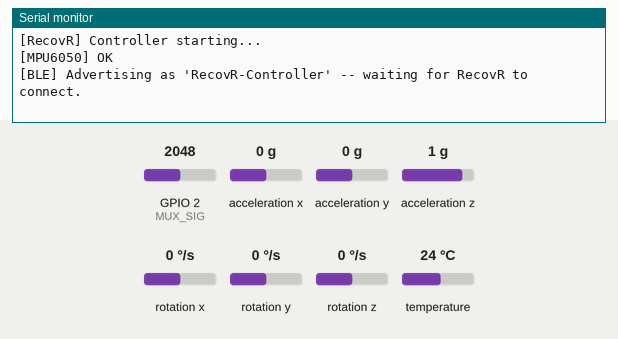
Bench run of a sketch on a simulated Seeed XIAO ESP32-C3. Shown: the last lines printed to the serial monitor. The test bench sets the inputs (shaded band); at power-on: acceleration x 0 g, GPIO 2 (MUX_SIG) = 2048, acceleration y 0 g, acceleration z 1 g, rotation x 0 °/s, rotation y 0 °/s, rotation z 0 °/s, temperature 24 °C (analog values on the 0–4095 scale). Nothing arrives over Bluetooth unless stated; a phone connects over Bluetooth LE 3 s after start.

Above: at 1.7 s.
1.8 s: acceleration x set to -1.4 g
At 3.0 s:
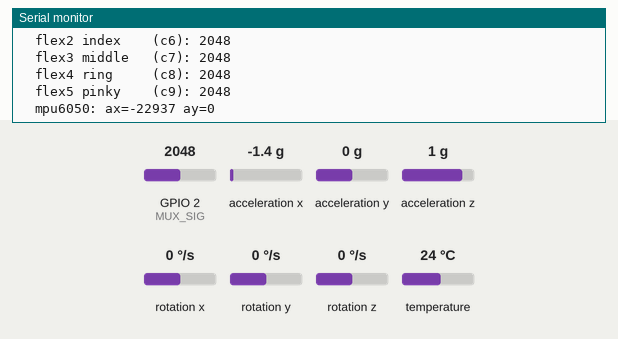
3.5 s: GPIO 2 (MUX_SIG) set to 2866
At 3.86 s:
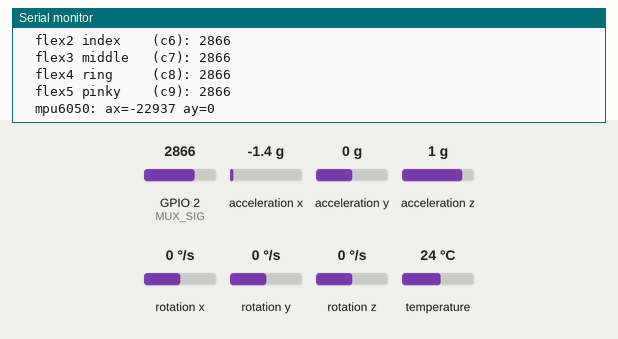
5.0 s: acceleration y set to -1.4 g
At 5.26 s:
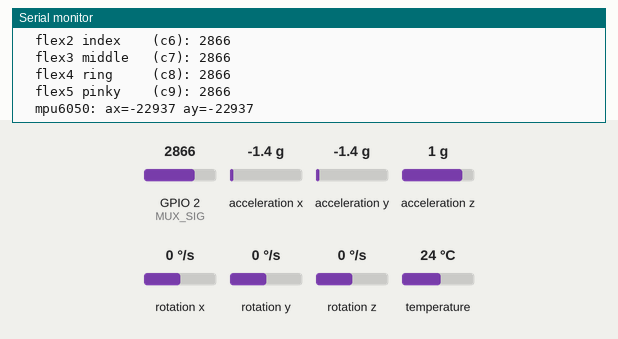
6.5 s: GPIO 2 (MUX_SIG) set to 3972
At 6.67 s:
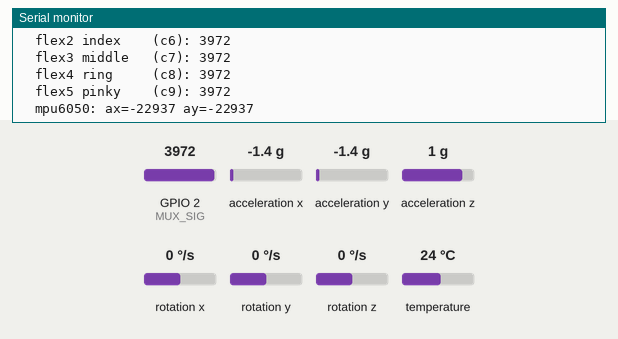
8.0 s: acceleration x set to -0.8 g
At 8.27 s:
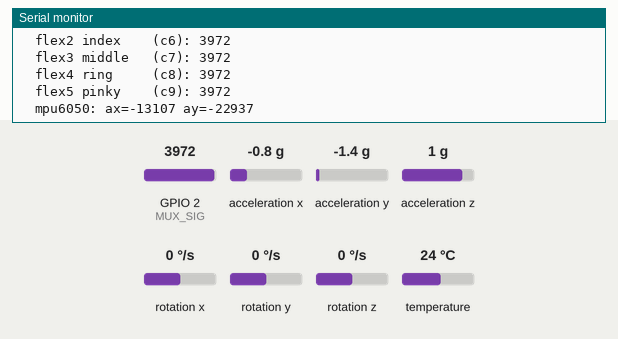
Timing chart, 0 to 10.5 s (numbered marks = the images above; inputs shaded):
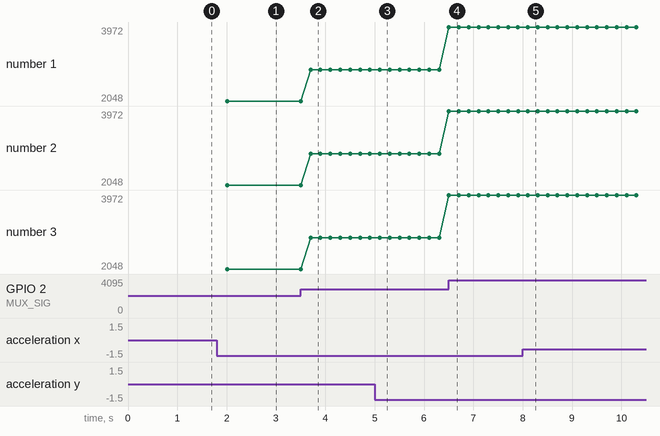

The sketch:

recovr_controller.ino
```cpp
// =============================================================================
// RecovR Wireless Controller -- Seeed Studio XIAO-ESP32 C3
// =============================================================================
//
// Arduino IDE setup:
//   Boards Manager : "esp32" by Espressif Systems
//   Board          : XIAO_ESP32C3
//   Upload speed   : 921600      Serial monitor: 115200
//
// Hardware:
//   CD74HC4067 MUX
//     SIG -> D0  (GPIO2, ADC)
//     S0  -> D1  (GPIO3)
//     S1  -> D2  (GPIO4)
//     S2  -> D3  (GPIO5)
//     S3  -> D6  (GPIO21)
//     EN  -> GND (always enabled)
//   FSR402      -> MUX channel C4
//   MPU6050     -> I2C  SDA=D4(GPIO6)  SCL=D5(GPIO7)
//   No push button is wired -- the "buttons" byte in the BLE packet below
//   is always sent as 0 (kept so the packet layout/size never changes).
//
//   5-finger flex glove -- WIRING (which channel reads which finger depends
//   on which physical glove is plugged in -- see GLOVE_RIGHT_HAND below):
//     Left-hand glove  (GLOVE_RIGHT_HAND 0, default): flex1 Thumb = C5 ...
//       flex5 Pinky = C9 (channel number == flex index + 4).
//     Right-hand glove (GLOVE_RIGHT_HAND 1): mirrored -- flex1 Thumb = C9 ...
//       flex5 Pinky = C5 (channel number == 9 - (flex index - 1)).
//   Used independently by Tile Rush and Whack-a-Mole (state["finger_flex"],
//   5 separate channels). Plant the Garden uses only the Thumb channel (C5)
//   as its legacy "Finger Flexion" reading (state["tilt_y"]) -- same
//   physical sensor, not a second one. Steady Aim (Wrist Rotation only) and
//   Purrfect Feast (Grip + Wrist only) use no flex sensor, per
//   scenes/therapist_dashboard.py's MULTI_SENSOR_CALIBRATION.
//
// BLE Packet (19 bytes, little-endian, 50 Hz) -- must match
// sensors/ble_receiver.py PACKET_FORMAT "<HHHHHHHBhh". Field NAMES/ORDER
// never change with GLOVE_RIGHT_HAND -- only which physical channel each
// one is actually read from does (channel shown below is the left-hand/
// default wiring; see GLOVE_RIGHT_HAND above for the right-hand mapping):
//   [0-1]   uint16  grip_raw        FSR ADC value  (C4)    0-4095
//   [2-3]   uint16  flex_raw        Flex ADC (legacy, C5)  0-4095
//   [4-5]   uint16  flex_thumb_raw  Thumb Flex ADC  (C5)   0-4095
//   [6-7]   uint16  flex_index_raw  Index Flex ADC  (C6)   0-4095
//   [8-9]   uint16  flex_middle_raw Middle Flex ADC (C7)   0-4095
//   [10-11] uint16  flex_ring_raw   Ring Flex ADC   (C8)   0-4095
//   [12-13] uint16  flex_pinky_raw  Pinky Flex ADC  (C9)   0-4095
//   [14]    uint8   buttons         bit0 = push button (1=pressed)
//   [15-16] int16   accel_x         MPU6050 accel X  (16384 LSB/g at +/-2g)
//   [17-18] int16   accel_y         MPU6050 accel Y
//
// Libraries -- install via Arduino Library Manager:
//   Adafruit MPU6050        by Adafruit
//   Adafruit Unified Sensor by Adafruit
//
// BLE uses the built-in ESP32 BLE library (no extra install needed).
//
// ADVERTISING NOTE (important):
//   A BLE advertising packet is only 31 bytes. Flags (3) + a 128-bit service
//   UUID (18) + the name "RecovR-Controller" (19) = 40 bytes -- too big, and
//   the stack silently DROPS the name. The PC then sees a nameless device and
//   never matches it. Fix: enable the scan response, which carries the name in
//   a second 31-byte packet. Do not set setScanResponse(false) here.
// =============================================================================

#include <BLEDevice.h>
#include <BLEServer.h>
#include <BLEUtils.h>
#include <BLE2902.h>
#include <Wire.h>
#include <Adafruit_MPU6050.h>
#include <Adafruit_Sensor.h>

// -- Pin definitions ----------------------------------------------------------
#define MUX_SIG  2    // D0  ADC input from MUX SIG pin
#define MUX_S0   3    // D1
#define MUX_S1   4    // D2
#define MUX_S2   5    // D3
#define MUX_S3   21   // D6

// -- MUX channels -------------------------------------------------------------
#define CH_FSR          4   // C4  FSR402 (same channel for either glove)

// Which physical glove this firmware image is flashed for -- a right-hand
// glove's flex1..flex5 wires land on the MUX channels in the opposite order
// from a left-hand glove's (mirrored construction), so the finger-to-channel
// mapping flips with it. Set to 1 for a right-hand glove; leave at 0
// (left-hand, default wiring) otherwise. The BLE packet layout, field
// names/order, Python, and games are unaffected either way: flex_thumb_raw
// etc. always means "the Thumb sensor's reading", whichever physical
// channel it comes from.
#define GLOVE_RIGHT_HAND 0

#if GLOVE_RIGHT_HAND
// Right-hand glove (flex1-flex5 = C9-C5, Thumb through Pinky)
#define CH_FLEX_THUMB   9   // C9  flex1
#define CH_FLEX_INDEX   8   // C8  flex2
#define CH_FLEX_MIDDLE  7   // C7  flex3
#define CH_FLEX_RING    6   // C6  flex4
#define CH_FLEX_PINKY   5   // C5  flex5
#else
// Left-hand glove (flex1-flex5 = C5-C9, Thumb through Pinky)
#define CH_FLEX_THUMB   5   // C5  flex1
#define CH_FLEX_INDEX   6   // C6  flex2
#define CH_FLEX_MIDDLE  7   // C7  flex3
#define CH_FLEX_RING    8   // C8  flex4
#define CH_FLEX_PINKY   9   // C9  flex5
#endif

// Legacy single-flex reading (Plant the Garden) = same physical Thumb sensor
#define CH_FLEX         CH_FLEX_THUMB   // C5 (left-hand) / C9 (right-hand)

// -- BLE identity (must match sensors/ble_receiver.py) ------------------------
#define DEVICE_NAME  "RecovR-Controller"
#define SERVICE_UUID "12345678-1234-1234-1234-123456789abc"
#define CHAR_UUID    "12345678-1234-1234-1234-123456789abd"

// -- Send rate ----------------------------------------------------------------
#define SEND_INTERVAL_MS 20   // 50 Hz

// -- Globals ------------------------------------------------------------------
Adafruit_MPU6050   mpu;
BLEServer*         pServer         = nullptr;
BLECharacteristic* pCharacteristic = nullptr;
BLEAdvertising*    pAdvertising    = nullptr;
bool deviceConnected = false;
bool prevConnected   = false;
bool mpuOK           = false;

// -- BLE server callbacks -----------------------------------------------------
class MyServerCallbacks : public BLEServerCallbacks {
    void onConnect(BLEServer* pSvr) {
        deviceConnected = true;
        Serial.println("[BLE] Client connected");
    }
    void onDisconnect(BLEServer* pSvr) {
        deviceConnected = false;
        Serial.println("[BLE] Client disconnected");
    }
};

// -- MUX helpers --------------------------------------------------------------
void selectMuxChannel(uint8_t ch) {
    digitalWrite(MUX_S0, (ch >> 0) & 0x01);
    digitalWrite(MUX_S1, (ch >> 1) & 0x01);
    digitalWrite(MUX_S2, (ch >> 2) & 0x01);
    digitalWrite(MUX_S3, (ch >> 3) & 0x01);
    delayMicroseconds(10);
}

uint16_t readMuxChannel(uint8_t ch) {
    selectMuxChannel(ch);
    return (uint16_t)analogRead(MUX_SIG);   // 12-bit: 0-4095
}

// -- Little-endian packing (uses lowByte/highByte to avoid IDE emoji bug) -----
void packU16(uint8_t* buf, uint16_t val) {
    buf[0] = lowByte(val);
    buf[1] = highByte(val);
}

void packI16(uint8_t* buf, int16_t val) {
    buf[0] = lowByte((uint16_t)val);
    buf[1] = highByte((uint16_t)val);
}

// -- setup() ------------------------------------------------------------------
void setup() {
    Serial.begin(115200);
    delay(500);
    Serial.println();
    Serial.println("[RecovR] Controller starting...");

    // MUX select pins
    pinMode(MUX_S0, OUTPUT);
    pinMode(MUX_S1, OUTPUT);
    pinMode(MUX_S2, OUTPUT);
    pinMode(MUX_S3, OUTPUT);
    analogReadResolution(12);

    // MPU6050 -- a missing IMU must NOT stop BLE, or grip/flex die with it.
    Wire.begin(6, 7);   // SDA=GPIO6, SCL=GPIO7
    mpuOK = mpu.begin();
    if (mpuOK) {
        mpu.setAccelerometerRange(MPU6050_RANGE_2_G);
        mpu.setGyroRange(MPU6050_RANGE_250_DEG);
        mpu.setFilterBandwidth(MPU6050_BAND_44_HZ);
        Serial.println("[MPU6050] OK");
    } else {
        Serial.println("[MPU6050] NOT FOUND -- check SDA=D4 / SCL=D5 wiring.");
        Serial.println("[MPU6050] Continuing without tilt; grip + flex still work.");
    }

    // BLE
    BLEDevice::init(DEVICE_NAME);
    // Lowest TX power reduces radio current draw right as advertising
    // starts, the point most likely to brown out the board. Controller sits
    // next to the Pi/PC in normal use, so the reduced range doesn't matter.
    // If brownouts persist, add local 3.3V/GND decoupling capacitance on
    // the board.
    BLEDevice::setPower(ESP_PWR_LVL_N12);
    pServer = BLEDevice::createServer();
    pServer->setCallbacks(new MyServerCallbacks());

    BLEService* pService = pServer->createService(SERVICE_UUID);
    pCharacteristic = pService->createCharacteristic(
        CHAR_UUID,
        BLECharacteristic::PROPERTY_NOTIFY
    );
    pCharacteristic->addDescriptor(new BLE2902());
    pService->start();

    pAdvertising = BLEDevice::getAdvertising();
    pAdvertising->addServiceUUID(SERVICE_UUID);
    // TRUE so the 17-char name fits in the scan-response packet. With false the
    // name + 128-bit UUID overflow the 31-byte advert and the name is dropped,
    // leaving the PC unable to recognise the controller.
    pAdvertising->setScanResponse(true);
    pAdvertising->setMinPreferred(0x06);   // helps iOS/BlueZ connection issues
    pAdvertising->setMaxPreferred(0x12);
    BLEDevice::startAdvertising();

    Serial.print("[BLE] Advertising as '");
    Serial.print(DEVICE_NAME);
    Serial.println("' -- waiting for RecovR to connect.");
}

// -- loop() -------------------------------------------------------------------
void loop() {
    // Restart advertising after a client disconnects
    if (!deviceConnected && prevConnected) {
        delay(200);
        BLEDevice::startAdvertising();
        Serial.println("[BLE] Restarting advertising...");
    }
    prevConnected = deviceConnected;

    // Throttle to SEND_INTERVAL_MS
    static unsigned long lastSend = 0;
    unsigned long now = millis();
    if (now - lastSend < SEND_INTERVAL_MS) return;
    lastSend = now;

    // Read sensors via MUX
    uint16_t grip_raw        = readMuxChannel(CH_FSR);           // C4
    uint16_t flex_thumb_raw  = readMuxChannel(CH_FLEX_THUMB);    // C5  flex1
    uint16_t flex_index_raw  = readMuxChannel(CH_FLEX_INDEX);    // C6  flex2
    uint16_t flex_middle_raw = readMuxChannel(CH_FLEX_MIDDLE);   // C7  flex3
    uint16_t flex_ring_raw   = readMuxChannel(CH_FLEX_RING);     // C8  flex4
    uint16_t flex_pinky_raw  = readMuxChannel(CH_FLEX_PINKY);    // C9  flex5
    uint16_t flex_raw        = flex_thumb_raw;                   // legacy = Thumb (C5)
    uint8_t  buttons  = 0;   // no physical push button wired

    // Read MPU6050 -> raw int16 counts (16384 LSB/g at +/-2g)
    int16_t accel_x = 0, accel_y = 0;
    if (mpuOK) {
        sensors_event_t a, g, temp;
        mpu.getEvent(&a, &g, &temp);
        const float SCALE = 16384.0f / 9.80665f;
        accel_x = (int16_t)(a.acceleration.x * SCALE);
        accel_y = (int16_t)(a.acceleration.y * SCALE);
    }

    // Send BLE notification
    if (deviceConnected) {
        uint8_t packet[19];
        packU16(&packet[0],  grip_raw);
        packU16(&packet[2],  flex_raw);
        packU16(&packet[4],  flex_thumb_raw);
        packU16(&packet[6],  flex_index_raw);
        packU16(&packet[8],  flex_middle_raw);
        packU16(&packet[10], flex_ring_raw);
        packU16(&packet[12], flex_pinky_raw);
        packet[14] = buttons;
        packI16(&packet[15], accel_x);
        packI16(&packet[17], accel_y);
        pCharacteristic->setValue(packet, 19);
        pCharacteristic->notify();
    }

    // Serial debug -- 5 Hz when connected, plus a slow "still advertising"
    // heartbeat when idle so you can tell the board is alive and discoverable.
    static unsigned long lastPrint = 0;
    unsigned long printGap = deviceConnected ? 200 : 2000;
    if (now - lastPrint >= printGap) {
        lastPrint = now;
        Serial.println(deviceConnected ? "[LIVE]" : "[ADV ]");
        Serial.printf("  fsr402         (c4): %u\n", grip_raw);
        Serial.printf("  flex1 thumb    (c5): %u\n", flex_thumb_raw);
        Serial.printf("  flex2 index    (c6): %u\n", flex_index_raw);
        Serial.printf("  flex3 middle   (c7): %u\n", flex_middle_raw);
        Serial.printf("  flex4 ring     (c8): %u\n", flex_ring_raw);
        Serial.printf("  flex5 pinky    (c9): %u\n", flex_pinky_raw);
        if (mpuOK) {
            Serial.printf("  mpu6050: ax=%d ay=%d\n", accel_x, accel_y);
        } else {
            Serial.println("  mpu6050: not found");
        }
    }
}
```

Measured:
- after the input at 1.8 s, the serial monitor: prints a new line after 0.22 s (image 1)
- after the input at 3.5 s, the serial monitor: prints a new line after 0.20 s (image 2)
- after the input at 5.0 s, the serial monitor: prints a new line after 0.11 s (image 3)
- after the input at 6.5 s, the serial monitor: prints a new line at once (image 4)
- after the input at 8.0 s, the serial monitor: prints a new line after 0.11 s (image 5)
- plotted number 1: 2048 → 2866 after the input at 3.5 s, 2866 → 3972 after the input at 6.5 s
- plotted number 2: 2048 → 2866 after the input at 3.5 s, 2866 → 3972 after the input at 6.5 s
- plotted number 3: 2048 → 2866 after the input at 3.5 s, 2866 → 3972 after the input at 6.5 s
